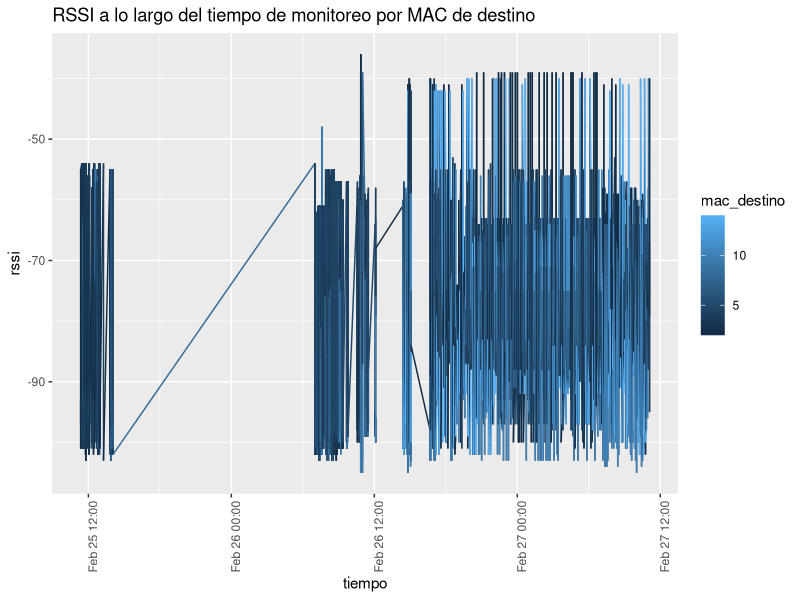
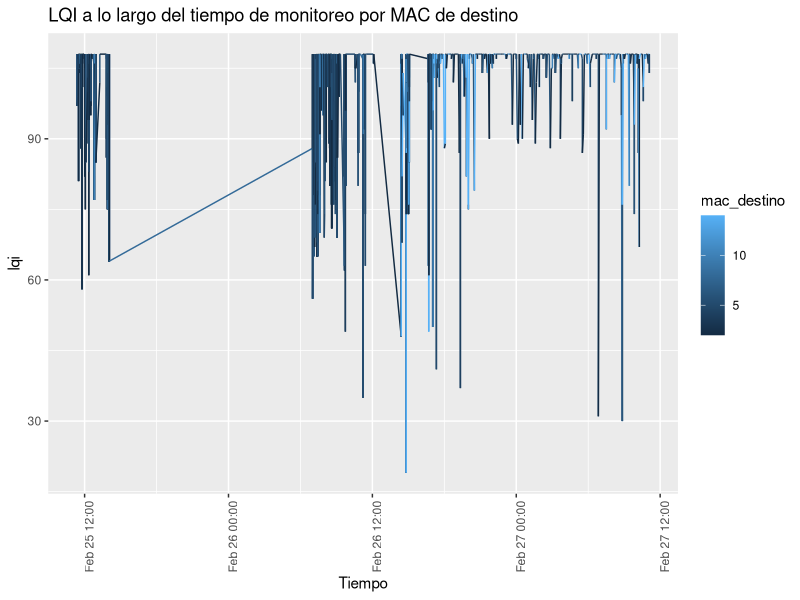
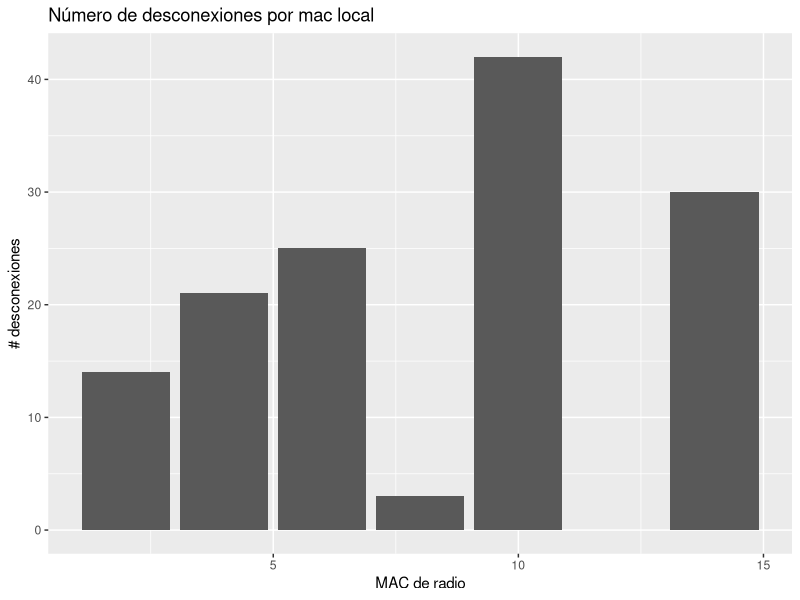

Recreate these plots in R, in order.
#Lectura de archivo csv del monitoreo

#librerías requeridas
require(tidyverse)
require(dplyr)
require(lubridate)
require(stringr)
require(ggplot2)

#leer datos
data <- read_csv("monitoreo.csv")
#modificar formatos de fecha
data$ini_monit <- str_replace(data$ini_monit," 2019","")
data$ini_monit <- str_replace(data$ini_monit,"Mon ","2019 ")
data$ini_monit <- str_replace(data$ini_monit,"Tue ","2019 ")
data$ini_monit <- str_replace(data$ini_monit,"Wed ","2019 ")
data$ini_monit <- str_replace(data$ini_monit,"Thu ","2019 ")
data$ini_monit <- str_replace(data$ini_monit,"Fri ","2019 ")
data$ini_monit <- str_replace(data$ini_monit,"Sat ","2019 ")
data$ini_monit <- str_replace(data$ini_monit,"Sun ","2019 ")
data$ini_monit <- ymd_hms(data$ini_monit)

#agregar tiempo en segundos
data <- data %>%
  mutate(tiempo = as.integer(as.POSIXct(ini_monit)))

#resumen de los datos
summary(data)
total_desc = sum(data$desconexion)
print(paste("Número de desconexiones totales: ",total_desc))

write.table(data, file = "datosWSN.csv",row.names=FALSE, na="",col.names=TRUE, sep=",")

#agrupar tabla por nodo y ordenar por latencia (ascendente)
data_monitor_nodo <- data %>%
  group_by(mac_local,mac_destino) %>%
  summarise(latencia_prom= mean(latencia), latencia_var = var(latencia), 
            min_lat = min(latencia), max_lat = max(latencia),
            rssi_prom = mean(rssi),rssi_var = var(rssi), 
            rssi_min = min(rssi), rssi_max = max(rssi),
            lqi_prom = mean(lqi), lqi_var = var(lqi),
            lqi_min = min(lqi), lqi_max = max(lqi)) %>%
  arrange(mac_destino, mac_local)

write.table(data_monitor_nodo, file = "stats_WSN.csv",row.names=FALSE, na="",col.names=TRUE, sep=",")

print("Latencia promedio por radio [ms]")
print(data_monitor_nodo)

#agrupar por nodo
data_monitor_desc <- data %>%
  filter(desconexion > 0) %>%
  group_by(mac_local,mac_destino) %>%
  arrange(ini_monit)

write.table(data_monitor_desc, file = "desconexiones_WSN_raw.csv",row.names=FALSE, na="",col.names=TRUE, sep=",")
print("datos agrupados por nodo")
head(data_monitor_desc)

#obtener mac y numero de desconexiones de los nodos
desconectados <-data_monitor_desc %>%
  group_by(mac_local,mac_destino) %>%
  summarise(num_desc = sum(desconexion))

aux_desc <-data %>%
  group_by(mac_local,mac_destino) %>%
  summarise(n=n())

desconectados <- inner_join(desconectados,aux_desc)

desconectados <- desconectados %>%
  mutate(proporcion_desc = num_desc/n)

write.table(desconectados, file = "datos_desconexion.csv",row.names=FALSE, na="",col.names=TRUE, sep=",")

print("Estadísticas de desconexión")
desconectados

#graficar rssi a lo a lo largo del tiempo
ggplot(data,aes(x=ini_monit,y=rssi,color=mac_destino)) +
  geom_line() +
  labs(x="tiempo", y="rssi") +
  theme(axis.text.x = element_text(angle = 90, hjust = 1))+
  ggtitle("RSSI a lo largo del tiempo de monitoreo por MAC de destino")

#graficar lqi a lo a lo largo del tiempo
ggplot(data,aes(x=ini_monit,y=lqi,color=mac_destino)) +
  geom_line() +
  labs(x="Tiempo", y="lqi") +
  theme(axis.text.x = element_text(angle = 90, hjust = 1)) +
  ggtitle("LQI a lo largo del tiempo de monitoreo por MAC de destino")

#histograma de desconexiones:
ggplot(data_monitor_desc,aes(x=mac_local,y=desconexion)) +
  geom_bar(stat = "identity") +
  labs(x="MAC de radio", y="# desconexiones") +
  ggtitle("Número de desconexiones por mac local")
